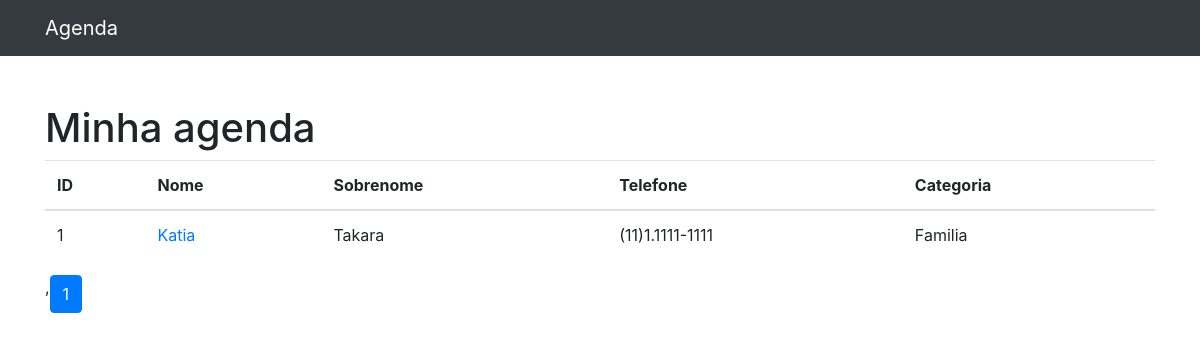
The app's page /, older data.
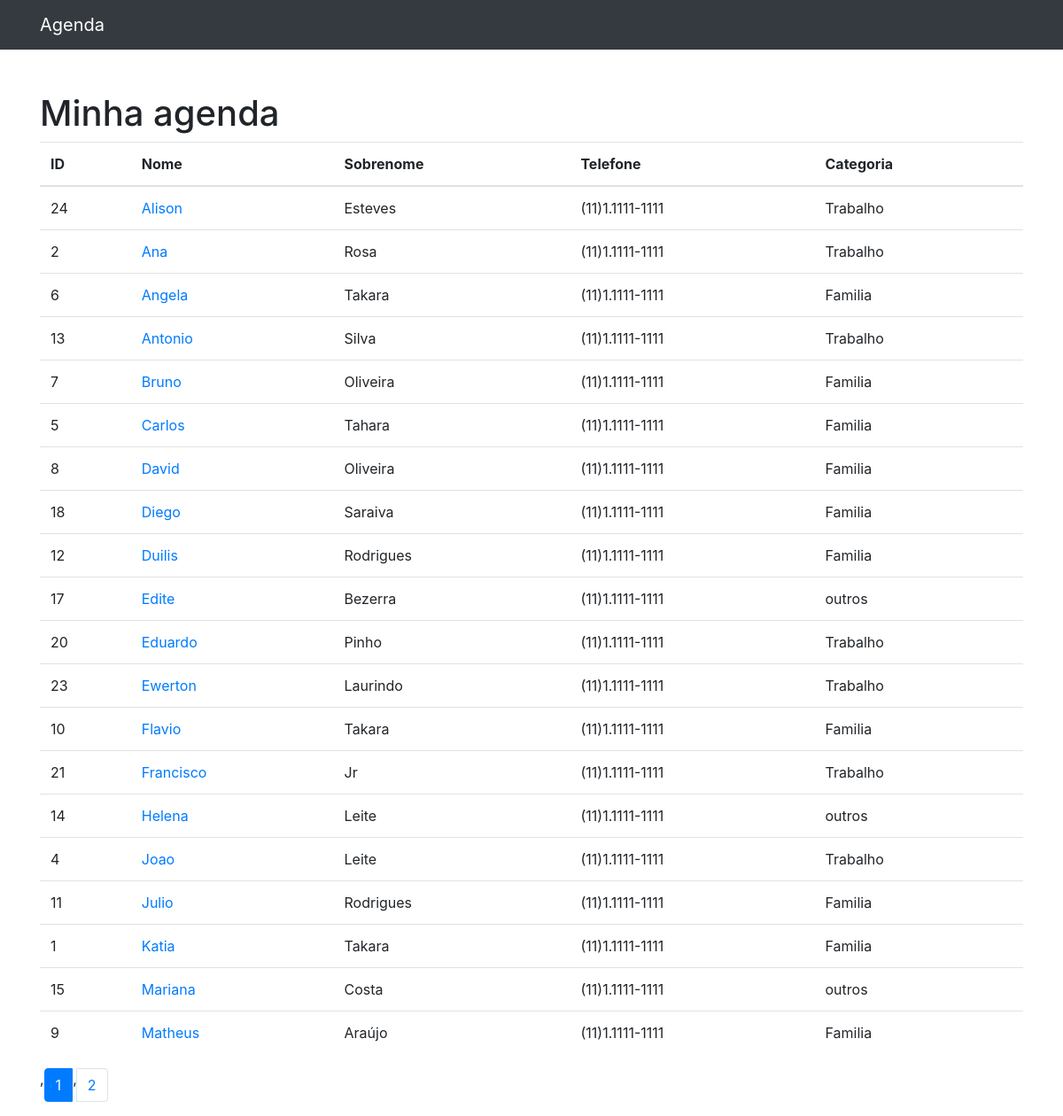
The same page, newer data.
### contatos/models.py (models this page shows, shortened)
class Contato(models.Model):
    nome = models.CharField(max_length=255)
    sobrenome = models.CharField(max_length=255, blank=True)
    telefone = models.CharField(max_length=255)
    email = models.CharField(max_length=255, blank=True)
    data_criacao = models.DateTimeField(default=timezone.now)
    descricao = models.TextField(blank=True)
    categoria = models.ForeignKey(Categoria, on_delete=models.DO_NOTHING)
    mostrar = models.BooleanField(default=True)
    foto = models.ImageField(blank=True, upload_to='fotos/%Y/%m')

class Categoria(models.Model):
    nome = models.CharField(max_length=255)
    def __str__(self):
        return self.nome

### contatos/views.py (the view)
# urls.py: path('', views.index, name='index'),
def index(request):
    contatos = Contato.objects.order_by('nome').filter(
        mostrar=True
    )
    paginator = Paginator(contatos, 20)
    page = request.GET.get('p')
    contatos = paginator.get_page(page)
    return render(request, 'contatos/index.html', {
         'contatos': contatos
    })

### contatos/templates/contatos/index.html
{% extends 'base.html' %}
{%block conteudo%}
        <h1 class="mt-5">Minha agenda</h1>
        <table class="table">
          <thead>
            <tr>
              <th>ID</th>
              <th>Nome</th>
              <th>Sobrenome</th>
              <th>Telefone</th>
              <th>Categoria</th>
            </tr>
          </thead>
          <tbody>
            {% for contato in contatos %}
                <tr>
                    <td>{{ contato.id }}</td>
                    <td>
                        <a href="{% url 'ver_contato' contato.id %}"> {{ contato.nome }}</a>
                    </td>
                    <td>{{ contato.sobrenome }}</td>
                    <td>{{ contato.telefone }}</td>
                    <td>{{ contato.categoria }}</td>
                </tr>
            {% endfor %}
          </tbody>
        </table>
<nav aria-label="Page navigation example">
  <ul class="pagination">
      {%  for pagina in contatos.paginator.page_range %},
      {% if contatos.number == pagina %}
          <li class="page-item active">
              <a class="page-link" href="p={{ pagina }}">{{pagina}}</a></li>
      {% else %}
      <li class="page-item ">
              <a class="page-link" href="p={{ pagina }}">{{pagina}}</a></li>
      {% endif %}
      {% endfor %}
  </ul>
</nav>
{%endblock%}

### templates/base.html (shortened to what this page needs)
{% load static %}
<!DOCTYPE html>
<html lang="pt">
<head>
  {% include 'parciais/_head.html' %}
</head>
<body>
  {% include 'parciais/_nav.html' %}
  <div class="container">
    <div class="row">
      <div class="col-lg-12">
        {%block conteudo%} {%endblock%}
      </div>
    </div>
  </div>
</body>
</html>

### contatos/templates/parciais/_head.html (shortened to what this page needs)
{% load static %}
<link href="{%static 'vendor/bootstrap/css/bootstrap.min.css' %}" rel="stylesheet">

### contatos/templates/parciais/_nav.html (shortened to what this page needs)
  <nav class="navbar navbar-expand-lg navbar-dark bg-dark static-top">
    <div class="container">
      <a class="navbar-brand" href="{% url 'index' %}">Agenda</a>
    </div>
  </nav>

Row changes from the older to the newer data that the page shows:
added Contato: id "24", nome "Alison", sobrenome "Esteves", telefone "(11)1.1111-1111", categoria "Trabalho"
added Contato: id "2", nome "Ana", sobrenome "Rosa", telefone "(11)1.1111-1111", categoria "Trabalho"
added Contato: id "6", nome "Angela", sobrenome "Takara", telefone "(11)1.1111-1111", categoria "Familia"
added Contato: id "13", nome "Antonio", sobrenome "Silva", telefone "(11)1.1111-1111", categoria "Trabalho"
added Contato: id "7", nome "Bruno", sobrenome "Oliveira", telefone "(11)1.1111-1111", categoria "Familia"
added Contato: id "5", nome "Carlos", sobrenome "Tahara", telefone "(11)1.1111-1111", categoria "Familia"
added Contato: id "8", nome "David", sobrenome "Oliveira", telefone "(11)1.1111-1111", categoria "Familia"
added Contato: id "18", nome "Diego", sobrenome "Saraiva", telefone "(11)1.1111-1111", categoria "Familia"
added Contato: id "12", nome "Duilis", sobrenome "Rodrigues", telefone "(11)1.1111-1111", categoria "Familia"
added Contato: id "17", nome "Edite", sobrenome "Bezerra", telefone "(11)1.1111-1111", categoria "outros"
added Contato: id "20", nome "Eduardo", sobrenome "Pinho", telefone "(11)1.1111-1111", categoria "Trabalho"
added Contato: id "23", nome "Ewerton", sobrenome "Laurindo", telefone "(11)1.1111-1111", categoria "Trabalho"
added Contato: id "10", nome "Flavio", sobrenome "Takara", telefone "(11)1.1111-1111", categoria "Familia"
added Contato: id "21", nome "Francisco", sobrenome "Jr", telefone "(11)1.1111-1111", categoria "Trabalho"
added Contato: id "14", nome "Helena", sobrenome "Leite", telefone "(11)1.1111-1111", categoria "outros"
added Contato: id "4", nome "Joao", sobrenome "Leite", telefone "(11)1.1111-1111", categoria "Trabalho"
added Contato: id "11", nome "Julio", sobrenome "Rodrigues", telefone "(11)1.1111-1111", categoria "Familia"
added Contato: id "15", nome "Mariana", sobrenome "Costa", telefone "(11)1.1111-1111", categoria "outros"
added Contato: id "9", nome "Matheus", sobrenome "Araújo", telefone "(11)1.1111-1111", categoria "Familia"
Text that changed along with them:
new list line: ", 2"
